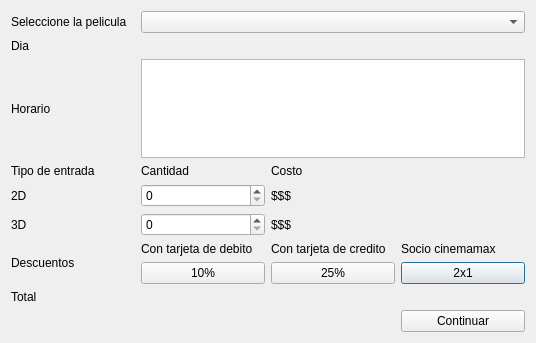
<?xml version="1.0" encoding="UTF-8"?>
<ui version="4.0">
 <class>Venta</class>
 <widget class="QDialog" name="Venta">
  <property name="geometry">
   <rect>
    <x>0</x>
    <y>0</y>
    <width>536</width>
    <height>343</height>
   </rect>
  </property>
  <property name="windowTitle">
   <string>Dialog</string>
  </property>
  <layout class="QHBoxLayout" name="horizontalLayout">
   <item>
    <layout class="QGridLayout" name="gridLayout">
     <item row="3" column="2">
      <widget class="QLabel" name="label_8">
       <property name="text">
        <string>Costo</string>
       </property>
      </widget>
     </item>
     <item row="5" column="2">
      <widget class="QLabel" name="label_11">
       <property name="text">
        <string>$$$</string>
       </property>
      </widget>
     </item>
     <item row="7" column="3">
      <widget class="QPushButton" name="Boton_2x1">
       <property name="text">
        <string>2x1</string>
       </property>
      </widget>
     </item>
     <item row="4" column="2">
      <widget class="QLabel" name="label_10">
       <property name="text">
        <string>$$$</string>
       </property>
      </widget>
     </item>
     <item row="9" column="1">
      <widget class="QLabel" name="label_total">
       <property name="text">
        <string/>
       </property>
      </widget>
     </item>
     <item row="4" column="1">
      <widget class="QSpinBox" name="spinBox_2d"/>
     </item>
     <item row="6" column="2">
      <widget class="QLabel" name="label_15">
       <property name="text">
        <string>Con tarjeta de credito</string>
       </property>
      </widget>
     </item>
     <item row="6" column="3">
      <widget class="QLabel" name="label_16">
       <property name="text">
        <string>Socio cinemamax</string>
       </property>
      </widget>
     </item>
     <item row="7" column="2">
      <widget class="QPushButton" name="Boton_25">
       <property name="text">
        <string>25%</string>
       </property>
      </widget>
     </item>
     <item row="9" column="0">
      <widget class="QLabel" name="label_9">
       <property name="text">
        <string>Total</string>
       </property>
      </widget>
     </item>
     <item row="1" column="0">
      <widget class="QLabel" name="label_2">
       <property name="text">
        <string>Dia</string>
       </property>
      </widget>
     </item>
     <item row="4" column="3">
      <widget class="QLabel" name="label_13">
       <property name="text">
        <string/>
       </property>
      </widget>
     </item>
     <item row="5" column="1">
      <widget class="QSpinBox" name="spinBox_3d"/>
     </item>
     <item row="10" column="3">
      <widget class="QPushButton" name="Boton_continuar">
       <property name="text">
        <string>Continuar</string>
       </property>
      </widget>
     </item>
     <item row="5" column="0">
      <widget class="QLabel" name="label_4">
       <property name="text">
        <string>3D</string>
       </property>
      </widget>
     </item>
     <item row="6" column="1">
      <widget class="QLabel" name="label_12">
       <property name="text">
        <string>Con tarjeta de debito</string>
       </property>
      </widget>
     </item>
     <item row="0" column="1" colspan="3">
      <widget class="QComboBox" name="comboBox_pelicula"/>
     </item>
     <item row="5" column="3">
      <widget class="QLabel" name="label_14">
       <property name="text">
        <string/>
       </property>
      </widget>
     </item>
     <item row="3" column="0">
      <widget class="QLabel" name="label_3">
       <property name="text">
        <string>Tipo de entrada</string>
       </property>
      </widget>
     </item>
     <item row="6" column="0" rowspan="2">
      <widget class="QLabel" name="label_5">
       <property name="text">
        <string>Descuentos</string>
       </property>
      </widget>
     </item>
     <item row="3" column="1">
      <widget class="QLabel" name="label_7">
       <property name="text">
        <string>Cantidad</string>
       </property>
      </widget>
     </item>
     <item row="2" column="0">
      <widget class="QLabel" name="label_18">
       <property name="text">
        <string>Horario</string>
       </property>
      </widget>
     </item>
     <item row="0" column="0">
      <widget class="QLabel" name="label">
       <property name="text">
        <string>Seleccione la pelicula</string>
       </property>
      </widget>
     </item>
     <item row="7" column="1">
      <widget class="QPushButton" name="Boton_10">
       <property name="text">
        <string>10%</string>
       </property>
      </widget>
     </item>
     <item row="4" column="0">
      <widget class="QLabel" name="label_6">
       <property name="text">
        <string>2D</string>
       </property>
      </widget>
     </item>
     <item row="2" column="1" colspan="3">
      <widget class="QListWidget" name="listWidget_horarios"/>
     </item>
     <item row="1" column="1" colspan="3">
      <widget class="QLabel" name="label_dia">
       <property name="text">
        <string/>
       </property>
      </widget>
     </item>
    </layout>
   </item>
  </layout>
 </widget>
 <resources/>
 <connections/>
</ui>
